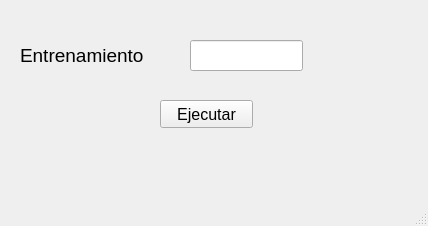
<?xml version="1.0" encoding="UTF-8"?>
<ui version="4.0">
 <class>MainWindow</class>
 <widget class="QMainWindow" name="MainWindow">
  <property name="geometry">
   <rect>
    <x>0</x>
    <y>0</y>
    <width>428</width>
    <height>226</height>
   </rect>
  </property>
  <property name="windowTitle">
   <string>MainWindow</string>
  </property>
  <widget class="QWidget" name="centralwidget">
   <widget class="QLabel" name="label">
    <property name="geometry">
     <rect>
      <x>20</x>
      <y>40</y>
      <width>161</width>
      <height>31</height>
     </rect>
    </property>
    <property name="font">
     <font>
      <pointsize>14</pointsize>
     </font>
    </property>
    <property name="text">
     <string>Entrenamiento</string>
    </property>
   </widget>
   <widget class="QLineEdit" name="txt_test">
    <property name="geometry">
     <rect>
      <x>190</x>
      <y>40</y>
      <width>113</width>
      <height>31</height>
     </rect>
    </property>
    <property name="font">
     <font>
      <pointsize>14</pointsize>
     </font>
    </property>
   </widget>
   <widget class="QPushButton" name="btn_exe">
    <property name="geometry">
     <rect>
      <x>160</x>
      <y>100</y>
      <width>93</width>
      <height>28</height>
     </rect>
    </property>
    <property name="font">
     <font>
      <pointsize>12</pointsize>
     </font>
    </property>
    <property name="text">
     <string>Ejecutar</string>
    </property>
   </widget>
  </widget>
  <widget class="QMenuBar" name="menubar">
   <property name="geometry">
    <rect>
     <x>0</x>
     <y>0</y>
     <width>428</width>
     <height>26</height>
    </rect>
   </property>
  </widget>
  <widget class="QStatusBar" name="statusbar"/>
 </widget>
 <resources/>
 <connections/>
</ui>
